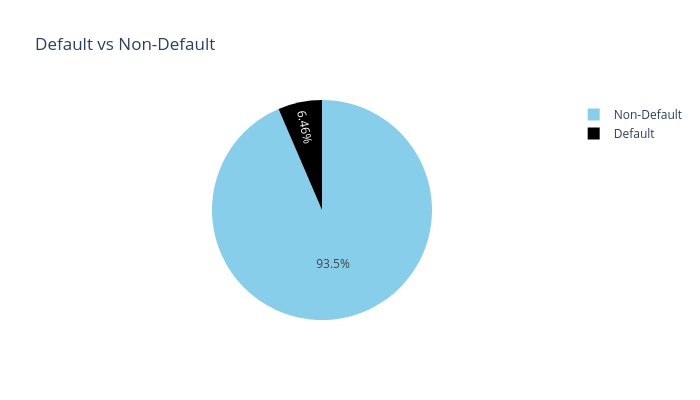

Here is the notebook cell this chart was saved with:
### Code cell
import plotly.express as px


counts = df['CONTRACT_STATUS'].value_counts()


counts = counts.reindex(["Non-Default", "Default"])

fig = px.pie(
    values=counts.values,
    names=counts.index,
    width=700,
    height=400,
    color_discrete_sequence=["skyblue", "black"],
    title="Default vs Non-Default"
)

fig.show()

### Figure 1 — Plotly figure (JSON) as saved in the notebook; plotly's stock layout.template omitted (floating-point values rounded to 4 significant figures)
{"data": [{"domain": {"x": [0, 1], "y": [0, 1]}, "hovertemplate": "label=%{label}<br>value=%{value}<extra></extra>", "labels": ["Non-Default", "Default"], "legendgroup": "", "name": "", "showlegend": true, "type": "pie", "values": [93538, 6462]}], "layout": {"height": 400, "legend": {"tracegroupgap": 0}, "piecolorway": ["skyblue", "black"], "title": {"text": "Default vs Non-Default"}, "width": 700}}
